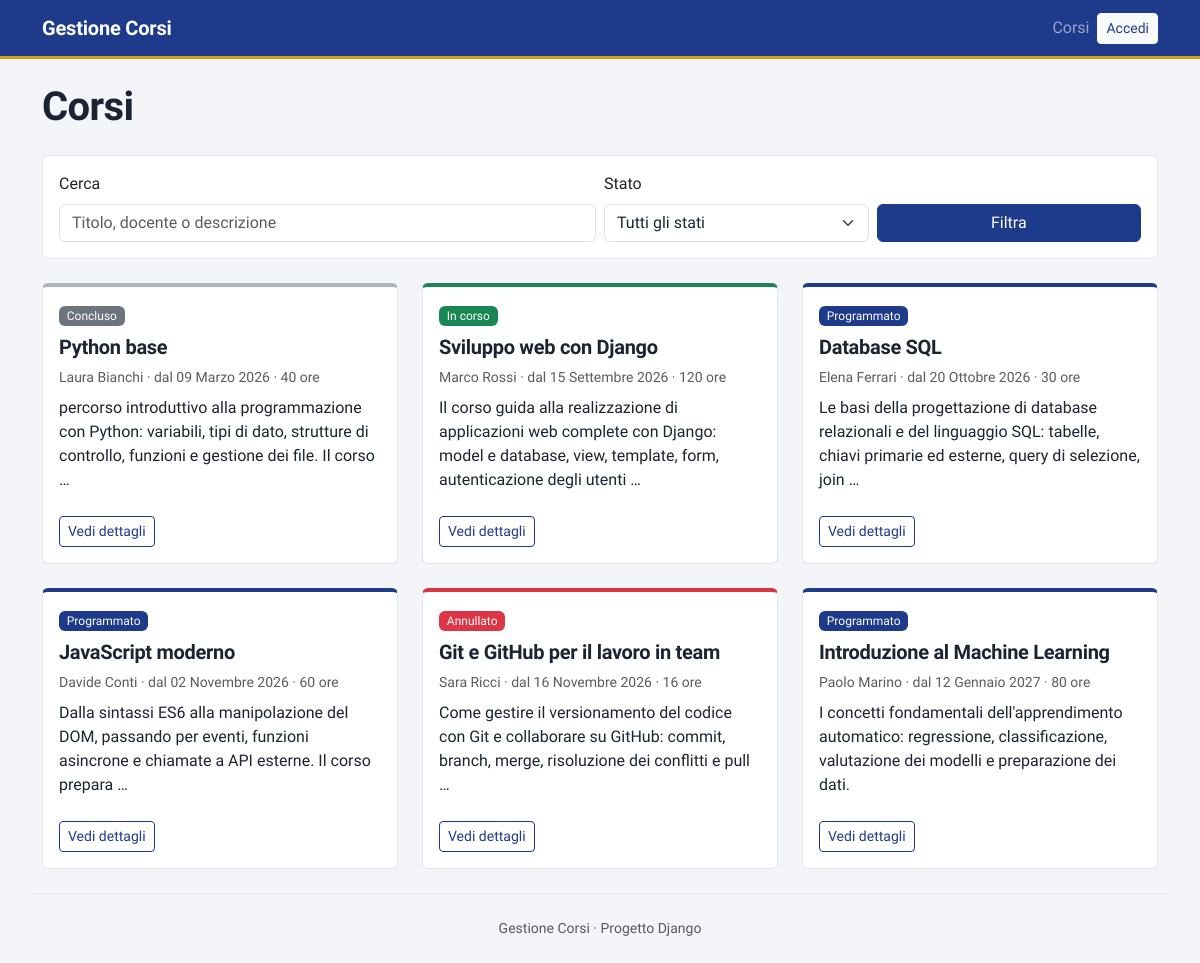
/corsi/, run on the app's committed database.
### corsi/models.py (models this page shows, shortened)
class Corso(models.Model):
    class Stato(models.TextChoices):
        PROGRAMMATO = "programmato", "Programmato"
        IN_CORSO = "in_corso", "In corso"
        CONCLUSO = "concluso", "Concluso"
        ANNULLATO = "annullato", "Annullato"
    titolo = models.CharField(max_length=200)
    descrizione = models.TextField()
    docente = models.CharField(max_length=100)
    data_inizio = models.DateField()
    durata = models.PositiveIntegerField(help_text="Durata in ore")
    stato = models.CharField(
        max_length=20,
        choices=Stato.choices,
        default=Stato.PROGRAMMATO,
    )
    posti_massimi = models.PositiveIntegerField(default=20)
    class Meta:
        ordering = ["data_inizio"]
        verbose_name = "corso"
        verbose_name_plural = "corsi"
    def get_absolute_url(self):
        return reverse("corsi:dettaglio", args=[self.pk])

### corsi/views.py (the view)
# urls.py: path("corsi/", views.CorsoListView.as_view(), name="lista"),
class CorsoListView(ListView):
    model = Corso
    context_object_name = "corsi"
    def get_queryset(self):
        queryset = super().get_queryset()
        self.q = self.request.GET.get("q", "").strip()
        self.stato = self.request.GET.get("stato", "")
        if self.q:
            queryset = queryset.filter(
                Q(titolo__icontains=self.q)
                | Q(docente__icontains=self.q)
                | Q(descrizione__icontains=self.q)
            )
        if self.stato in Corso.Stato.values:
            queryset = queryset.filter(stato=self.stato)
        return queryset
    def get_context_data(self, **kwargs):
        context = super().get_context_data(**kwargs)
        context["q"] = self.q
        context["stato_selezionato"] = self.stato
        context["stati"] = Corso.Stato.choices
        context["filtri_attivi"] = bool(self.q or self.stato in Corso.Stato.values)
        return context

### corsi/templates/corsi/corso_list.html (shortened to what this page needs)
{% extends "base.html" %}
{% block content %}
<div class="d-flex justify-content-between align-items-center mb-4">
    <h1 class="mb-0">Corsi</h1>
</div>
<form method="get" class="card card-body shadow-sm mb-4">
    <div class="row g-2 align-items-end">
        <div class="col-md-6">
            <label for="q" class="form-label">Cerca</label>
            <input type="search" name="q" id="q" value="{{ q }}" class="form-control"
                   placeholder="Titolo, docente o descrizione">
        </div>
        <div class="col-md-3">
            <label for="stato" class="form-label">Stato</label>
            <select name="stato" id="stato" class="form-select">
                <option value="">Tutti gli stati</option>
            </select>
        </div>
        <div class="col-md-3 d-flex gap-2">
            <button type="submit" class="btn btn-primary flex-fill">Filtra</button>
        </div>
    </div>
</form>
<div class="row g-4">
    {% for corso in corsi %}
        <div class="col-md-6 col-lg-4">
            <div class="card h-100 shadow-sm">
                <div class="card-body">
                    {% include "corsi/_badge_stato.html" %}
                    <h2 class="h5 card-title mt-2">{{ corso.titolo }}</h2>
                    <p class="text-muted small mb-2">
                        {{ corso.docente }} &middot; dal {{ corso.data_inizio|date:"d F Y" }} &middot; {{ corso.durata }} ore
                    </p>
                    <p class="card-text">{{ corso.descrizione|truncatewords:20 }}</p>
                </div>
                <div class="card-footer bg-transparent border-0 pb-3">
                    <a href="{{ corso.get_absolute_url }}" class="btn btn-outline-primary btn-sm">Vedi dettagli</a>
                </div>
            </div>
        </div>
    {% endfor %}
</div>
{% endblock %}

### corsi/templates/corsi/_badge_stato.html
{% if corso.stato == "programmato" %}
    <span class="badge text-bg-primary">{{ corso.get_stato_display }}</span>
{% elif corso.stato == "in_corso" %}
    <span class="badge text-bg-success">{{ corso.get_stato_display }}</span>
{% elif corso.stato == "concluso" %}
    <span class="badge text-bg-secondary">{{ corso.get_stato_display }}</span>
{% else %}
    <span class="badge text-bg-danger">{{ corso.get_stato_display }}</span>
{% endif %}

### static/css/style.css (style rules this page uses)
:root { --gc-inchiostro: #1e3a8a; --gc-inchiostro-scuro: #172e6e; --gc-ocra: #d99a1e; --gc-fondo: #f3f5f9; --gc-testo: #1c2433; --gc-bordo: #e2e6ee; --bs-primary: var(--gc-inchiostro); --bs-primary-rgb: 30, 58, 138; --bs-light-rgb: 243, 245, 249; --bs-body-color: var(--gc-testo); --bs-body-font-family: "Lexend", system-ui, -apple-system, "Segoe UI", sans-serif; --bs-link-color: var(--gc-inchiostro); --bs-link-color-rgb: 30, 58, 138; --bs-link-hover-color: var(--gc-inchiostro-scuro); --bs-link-hover-color-rgb: 23, 46, 110; }
h1, .h1, h2, .h2, h3, .h3, h4, .h4, h5, .h5 { font-weight: 600; letter-spacing: -0.015em; }
.btn-primary { --bs-btn-bg: var(--gc-inchiostro); --bs-btn-border-color: var(--gc-inchiostro); --bs-btn-hover-bg: var(--gc-inchiostro-scuro); --bs-btn-hover-border-color: var(--gc-inchiostro-scuro); --bs-btn-active-bg: var(--gc-inchiostro-scuro); --bs-btn-active-border-color: var(--gc-inchiostro-scuro); --bs-btn-disabled-bg: var(--gc-inchiostro); --bs-btn-disabled-border-color: var(--gc-inchiostro); --bs-btn-focus-shadow-rgb: 30, 58, 138; }
.btn-outline-primary { --bs-btn-color: var(--gc-inchiostro); --bs-btn-border-color: var(--gc-inchiostro); --bs-btn-hover-bg: var(--gc-inchiostro); --bs-btn-hover-border-color: var(--gc-inchiostro); --bs-btn-active-bg: var(--gc-inchiostro-scuro); --bs-btn-active-border-color: var(--gc-inchiostro-scuro); --bs-btn-focus-shadow-rgb: 30, 58, 138; }
.card { border: 1px solid var(--gc-bordo); }
.card.shadow-sm { box-shadow: none !important; }
.card:has(> .card-body > .badge) { border-top: 4px solid var(--stato, #adb5bd); }
.card:has(> .card-body > .text-bg-primary) { --stato: var(--gc-inchiostro); }
.card:has(> .card-body > .text-bg-success) { --stato: #198754; }
.card:has(> .card-body > .text-bg-secondary) { --stato: #adb5bd; }
.card:has(> .card-body > .text-bg-danger) { --stato: #dc3545; }
.badge { font-weight: 500; }

### data on the page
Corso: stato "Concluso", titolo "Python base", docente "Laura Bianchi", data_inizio "09 Marzo 2026", durata "40", descrizione "percorso introduttivo alla programmazione con Python: variabili, tipi di dato, strutture di controllo, funzioni e gestione dei file. Il corso …"
Corso: stato "In corso", titolo "Sviluppo web con Django", docente "Marco Rossi", data_inizio "15 Settembre 2026", durata "120", descrizione "Il corso guida alla realizzazione di applicazioni web complete con Django: model e database, view, template, form, autenticazione degli utenti …"
Corso: stato "Programmato", titolo "Database SQL", docente "Elena Ferrari", data_inizio "20 Ottobre 2026", durata "30", descrizione "Le basi della progettazione di database relazionali e del linguaggio SQL: tabelle, chiavi primarie ed esterne, query di selezione, join …"
Corso: stato "Programmato", titolo "JavaScript moderno", docente "Davide Conti", data_inizio "02 Novembre 2026", durata "60", descrizione "Dalla sintassi ES6 alla manipolazione del DOM, passando per eventi, funzioni asincrone e chiamate a API esterne. Il corso prepara …"
Corso: stato "Annullato", titolo "Git e GitHub per il lavoro in team", docente "Sara Ricci", data_inizio "16 Novembre 2026", durata "16", descrizione "Come gestire il versionamento del codice con Git e collaborare su GitHub: commit, branch, merge, risoluzione dei conflitti e pull …"
Corso: stato "Programmato", titolo "Introduzione al Machine Learning", docente "Paolo Marino", data_inizio "12 Gennaio 2027", durata "80", descrizione "I concetti fondamentali dell'apprendimento automatico: regressione, classificazione, valutazione dei modelli e preparazione dei dati."
